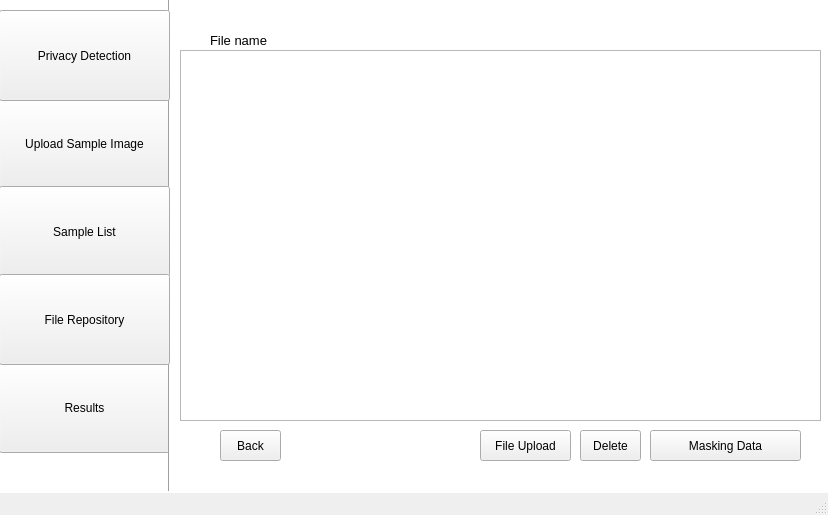
<?xml version="1.0" encoding="UTF-8"?>
<ui version="4.0">
 <class>MainWindow</class>
 <widget class="QMainWindow" name="MainWindow">
  <property name="geometry">
   <rect>
    <x>0</x>
    <y>0</y>
    <width>828</width>
    <height>515</height>
   </rect>
  </property>
  <property name="windowTitle">
   <string>MainWindow</string>
  </property>
  <widget class="QWidget" name="centralwidget">
   <widget class="QLabel" name="label">
    <property name="geometry">
     <rect>
      <x>-20</x>
      <y>-50</y>
      <width>851</width>
      <height>621</height>
     </rect>
    </property>
    <property name="font">
     <font>
      <pointsize>9</pointsize>
      <bold>false</bold>
     </font>
    </property>
    <property name="styleSheet">
     <string notr="true">background-color:white;</string>
    </property>
    <property name="text">
     <string/>
    </property>
   </widget>
   <widget class="QPushButton" name="pushButton">
    <property name="geometry">
     <rect>
      <x>-1</x>
      <y>98</y>
      <width>171</width>
      <height>91</height>
     </rect>
    </property>
    <property name="text">
     <string>Upload Sample Image</string>
    </property>
   </widget>
   <widget class="QPushButton" name="pushButton_2">
    <property name="geometry">
     <rect>
      <x>-1</x>
      <y>362</y>
      <width>171</width>
      <height>91</height>
     </rect>
    </property>
    <property name="text">
     <string>Results</string>
    </property>
   </widget>
   <widget class="Line" name="line">
    <property name="geometry">
     <rect>
      <x>161</x>
      <y>-30</y>
      <width>16</width>
      <height>521</height>
     </rect>
    </property>
    <property name="styleSheet">
     <string notr="true">color:black;</string>
    </property>
    <property name="orientation">
     <enum>Qt::Vertical</enum>
    </property>
   </widget>
   <widget class="QLabel" name="label_2">
    <property name="geometry">
     <rect>
      <x>180</x>
      <y>10</y>
      <width>111</width>
      <height>21</height>
     </rect>
    </property>
    <property name="font">
     <font>
      <pointsize>11</pointsize>
      <bold>true</bold>
     </font>
    </property>
    <property name="text">
     <string/>
    </property>
   </widget>
   <widget class="QPushButton" name="pushButton_3">
    <property name="geometry">
     <rect>
      <x>220</x>
      <y>430</y>
      <width>61</width>
      <height>31</height>
     </rect>
    </property>
    <property name="text">
     <string>Back</string>
    </property>
   </widget>
   <widget class="QPushButton" name="pushButton_4">
    <property name="geometry">
     <rect>
      <x>650</x>
      <y>430</y>
      <width>151</width>
      <height>31</height>
     </rect>
    </property>
    <property name="text">
     <string>Masking Data</string>
    </property>
   </widget>
   <widget class="QLabel" name="label_3">
    <property name="geometry">
     <rect>
      <x>210</x>
      <y>30</y>
      <width>71</width>
      <height>21</height>
     </rect>
    </property>
    <property name="font">
     <font>
      <pointsize>10</pointsize>
      <bold>false</bold>
     </font>
    </property>
    <property name="text">
     <string>File name</string>
    </property>
   </widget>
   <widget class="QListView" name="listView">
    <property name="geometry">
     <rect>
      <x>180</x>
      <y>50</y>
      <width>641</width>
      <height>371</height>
     </rect>
    </property>
   </widget>
   <widget class="QPushButton" name="pushButton_6">
    <property name="geometry">
     <rect>
      <x>-1</x>
      <y>186</y>
      <width>171</width>
      <height>91</height>
     </rect>
    </property>
    <property name="text">
     <string>Sample List</string>
    </property>
   </widget>
   <widget class="QPushButton" name="pushButton_5">
    <property name="geometry">
     <rect>
      <x>580</x>
      <y>430</y>
      <width>61</width>
      <height>31</height>
     </rect>
    </property>
    <property name="text">
     <string>Delete</string>
    </property>
   </widget>
   <widget class="QLabel" name="label_6">
    <property name="geometry">
     <rect>
      <x>530</x>
      <y>60</y>
      <width>281</width>
      <height>351</height>
     </rect>
    </property>
    <property name="text">
     <string/>
    </property>
   </widget>
   <widget class="QPushButton" name="pushButton_7">
    <property name="geometry">
     <rect>
      <x>-1</x>
      <y>274</y>
      <width>171</width>
      <height>91</height>
     </rect>
    </property>
    <property name="text">
     <string>File Repository</string>
    </property>
   </widget>
   <widget class="QPushButton" name="pushButton_8">
    <property name="geometry">
     <rect>
      <x>480</x>
      <y>430</y>
      <width>91</width>
      <height>31</height>
     </rect>
    </property>
    <property name="text">
     <string>File Upload</string>
    </property>
   </widget>
   <widget class="QPushButton" name="pushButton_9">
    <property name="geometry">
     <rect>
      <x>-1</x>
      <y>10</y>
      <width>171</width>
      <height>91</height>
     </rect>
    </property>
    <property name="text">
     <string>Privacy Detection</string>
    </property>
   </widget>
  </widget>
  <widget class="QMenuBar" name="menubar">
   <property name="geometry">
    <rect>
     <x>0</x>
     <y>0</y>
     <width>828</width>
     <height>22</height>
    </rect>
   </property>
  </widget>
  <widget class="QStatusBar" name="statusbar"/>
 </widget>
 <resources/>
 <connections/>
</ui>
